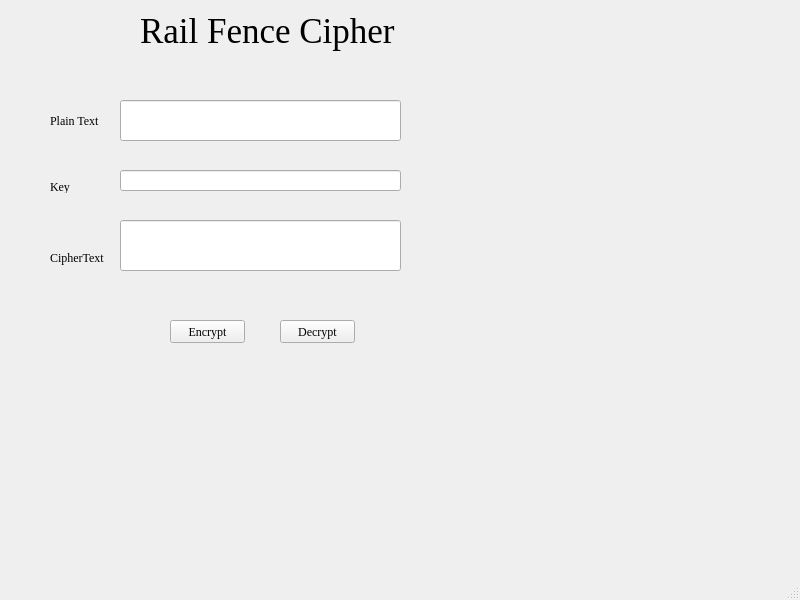
<?xml version="1.0" encoding="UTF-8"?>
<ui version="4.0">
 <class>MainWindow</class>
 <widget class="QMainWindow" name="MainWindow">
  <property name="geometry">
   <rect>
    <x>0</x>
    <y>0</y>
    <width>800</width>
    <height>600</height>
   </rect>
  </property>
  <property name="font">
   <font>
    <family>Times New Roman</family>
   </font>
  </property>
  <property name="windowTitle">
   <string>MainWindow</string>
  </property>
  <widget class="QWidget" name="centralwidget">
   <widget class="QLabel" name="label">
    <property name="geometry">
     <rect>
      <x>140</x>
      <y>10</y>
      <width>271</width>
      <height>41</height>
     </rect>
    </property>
    <property name="font">
     <font>
      <pointsize>26</pointsize>
     </font>
    </property>
    <property name="text">
     <string>Rail Fence Cipher</string>
    </property>
   </widget>
   <widget class="QLabel" name="label_2">
    <property name="geometry">
     <rect>
      <x>50</x>
      <y>110</y>
      <width>61</width>
      <height>21</height>
     </rect>
    </property>
    <property name="text">
     <string>Plain Text</string>
    </property>
   </widget>
   <widget class="QLabel" name="label_3">
    <property name="geometry">
     <rect>
      <x>50</x>
      <y>180</y>
      <width>47</width>
      <height>13</height>
     </rect>
    </property>
    <property name="text">
     <string>Key</string>
    </property>
   </widget>
   <widget class="QLabel" name="label_4">
    <property name="geometry">
     <rect>
      <x>50</x>
      <y>250</y>
      <width>71</width>
      <height>16</height>
     </rect>
    </property>
    <property name="text">
     <string>CipherText</string>
    </property>
   </widget>
   <widget class="QLineEdit" name="txtPlainText">
    <property name="geometry">
     <rect>
      <x>120</x>
      <y>100</y>
      <width>281</width>
      <height>41</height>
     </rect>
    </property>
   </widget>
   <widget class="QLineEdit" name="txtKey">
    <property name="geometry">
     <rect>
      <x>120</x>
      <y>170</y>
      <width>281</width>
      <height>21</height>
     </rect>
    </property>
   </widget>
   <widget class="QLineEdit" name="txtCipherText">
    <property name="geometry">
     <rect>
      <x>120</x>
      <y>220</y>
      <width>281</width>
      <height>51</height>
     </rect>
    </property>
   </widget>
   <widget class="QPushButton" name="btnEncrypt">
    <property name="geometry">
     <rect>
      <x>170</x>
      <y>320</y>
      <width>75</width>
      <height>23</height>
     </rect>
    </property>
    <property name="text">
     <string>Encrypt</string>
    </property>
   </widget>
   <widget class="QPushButton" name="btnDecrypt">
    <property name="geometry">
     <rect>
      <x>280</x>
      <y>320</y>
      <width>75</width>
      <height>23</height>
     </rect>
    </property>
    <property name="text">
     <string>Decrypt</string>
    </property>
   </widget>
  </widget>
  <widget class="QMenuBar" name="menubar">
   <property name="geometry">
    <rect>
     <x>0</x>
     <y>0</y>
     <width>800</width>
     <height>21</height>
    </rect>
   </property>
  </widget>
  <widget class="QStatusBar" name="statusbar"/>
 </widget>
 <resources/>
 <connections/>
</ui>
